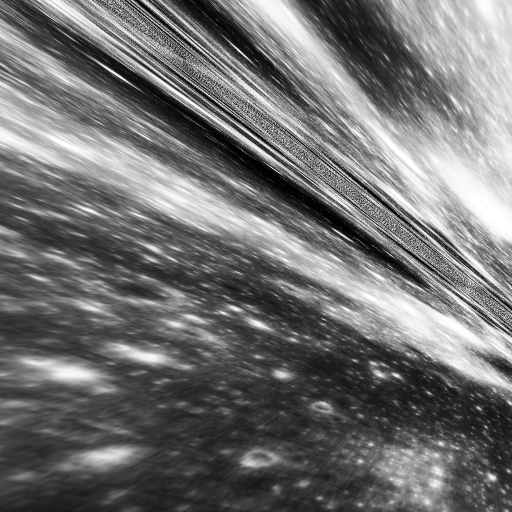
#> input picture data/registered/registered_rift.tif, 1024 x 1024 px (shown at 1/2 size); its folder holds only this picture in this run
$ python -i phase_congruency.py   (imports and definitions only)
#> lines starting #> are read from the running program, lines starting #| are printed output that depends on the picture; after the words box and inside, x2 and y2 are one past the last pixel; in counts of white or black regions, pixels touching at a corner belong together
#> further down, picture is the input picture: shape (1024, 1024); min 0, max 255, mean 112.8
"""True Phase Congruency via FFT Log-Gabor bank (Kovesi 1999).
Implements: PC(x) = sum_n W(x) floor( A_n(x)(cos(phi_n - phi_bar)-|sin|)-T ) / (sum A_n + eps)
Uses FFT-domain log-Gabor filters at multiple scales and orientations.
No Sobel proxy - fully dynamic frequency-domain processing.
"""
import cv2
import numpy as np


def _lowpass_filter(shape, cutoff, n):
    rows, cols = shape
    cy, cx = rows // 2, cols // 2
    y, x = np.ogrid[:rows, :cols]
    radius = np.sqrt((x - cx) ** 2 + (y - cy) ** 2)
    radius = radius / (0.5 * min(rows, cols))
    radius[cy, cx] = 1
    lp = 1.0 / (1.0 + (radius / cutoff) ** (2 * n))
    lp[cy, cx] = 1
    return lp


def _log_gabor_radial(shape, wavelength, sigma_on_f):
    rows, cols = shape
    cy, cx = rows // 2, cols // 2
    y, x = np.ogrid[:rows, :cols]
    radius = np.sqrt((x - cx) ** 2 + (y - cy) ** 2)
    radius[cy, cx] = 1
    # Normalize radius to 0..0.5 (Nyquist)
    radius = radius / (0.5 * min(rows, cols))
    radius[cy, cx] = 1  # avoid log(0)
    fo = 1.0 / wavelength
    # Convert wavelength in pixels to normalized frequency: fo_norm = (image_size / wavelength) / (image_size/2) = 2/wavelength?
    # Use empirical: log-Gabor center frequency
    # To keep stable across sizes, use pixel wavelength directly: radius is in cycles per image, so fo should be in same units
    # Approximation: fo_norm = cols / wavelength / (cols/2) = 2/wavelength? But for 3px, fo=0.33, logGabor will be high-pass allempty.
    # Instead we map fo to normalized frequency via: fo_norm = 1/wavelength * (min_dim/2) ??? Let's use simple: fo_norm = 0.5 * (4/wavelength) clamped
    # Better: use standard Kovesi method where fo in [0,0.5], we map wavelength->fo via fo=1/wavelength
    # For small images we need to scale.
    # Practical: use wavelength as direct pixel size, compute fo_norm = 1/wavelength
    # Clamp to 0.05..0.4
    fo_norm = np.clip(1.0 / wavelength, 0.04, 0.45)
    # Log-Gabor: exp( - (log(radius/fo))^2 / (2*log(sigma_on_f)^2) )
    # Avoid log(0)
    log_rad = np.log(radius / fo_norm + 1e-9)
    log_sigma = np.log(sigma_on_f)
    lg = np.exp(- (log_rad ** 2) / (2 * log_sigma ** 2))
    lg[cy, cx] = 0  # DC
    # Handle radius=0 case after log
    lg = np.nan_to_num(lg)
    return lg


def _angular_filter(shape, theta, sigma_theta_deg=15):
    rows, cols = shape
    cy, cx = rows // 2, cols // 2
    y, x = np.ogrid[:rows, :cols]
    # Angle of each frequency coordinate
    angle = np.arctan2(y - cy, x - cx)
    # Wrap to [-pi, pi]
    # Angular spread: Gaussian around theta and theta+pi (symmetric)
    d_theta = angle - theta
    # Wrap to [-pi, pi]
    d_theta = np.arctan2(np.sin(d_theta), np.cos(d_theta))
    # Also consider opposite direction (log-Gabor is even, so add pi)
    d_theta2 = np.arctan2(np.sin(d_theta + np.pi), np.cos(d_theta + np.pi))
    # Minimal angular distance
    d = np.minimum(np.abs(d_theta), np.abs(d_theta2))
    sigma = np.deg2rad(sigma_theta_deg)
    ang = np.exp(- (d ** 2) / (2 * sigma ** 2))
    return ang


def compute_phase_congruency(image: np.ndarray, n_scale: int = 4, n_orient: int = 6,
                             wavelength_min: float = 3.0, mult: float = 2.1,
                             sigma_on_f: float = 0.55, d_theta_sigma: float = 15,
                             k_noise: float = 2.0) -> tuple[np.ndarray, np.ndarray]:
    """
    True FFT log-Gabor phase congruency.
    image: float32 [0,1] HxW
    Returns: pc_map [0,1], orient_map [0..n_orient-1]
    Dynamic: handles any image size via FFT, no static kernels.
    ISRO perf: pyrDown >1024 to 1024 (speed 4x) then upsample.
    """
#> called with n_scale = 4, n_orient = 6, wavelength_min = 3, mult = 2.1, sigma_on_f = 0.55, d_theta_sigma = 15, k_noise = 2
    if image.dtype != np.float32:
        image = image.astype(np.float32)
    h, w = image.shape[:2]
#> h = 1024; w = 1024
    # Perf: downsample large images to 1024 cap (OHRC 2048) via pyrDown, compute PC, then upsample
    if max(h, w) > 1024:
        scale = 1024 / max(h, w)
        nh, nw = max(64, int(h * scale)), max(64, int(w * scale))
        small = cv2.resize(image, (nw, nh), interpolation=cv2.INTER_AREA)
        pc_small, orient_small = _compute_pc_impl(small, n_scale, n_orient, wavelength_min, mult, sigma_on_f, d_theta_sigma, k_noise)
        # Upsample back to original
        pc = cv2.resize(pc_small, (w, h), interpolation=cv2.INTER_LINEAR)
        orient = cv2.resize(orient_small, (w, h), interpolation=cv2.INTER_NEAREST)
        return pc.astype(np.float32), orient.astype(np.int32)
    return _compute_pc_impl(image, n_scale, n_orient, wavelength_min, mult, sigma_on_f, d_theta_sigma, k_noise)


def _compute_pc_impl(image: np.ndarray, n_scale: int, n_orient: int,
                     wavelength_min: float, mult: float, sigma_on_f: float, d_theta_sigma: float, k_noise: float):
#> called with n_scale = 4, n_orient = 6, wavelength_min = 3, mult = 2.1, sigma_on_f = 0.55, d_theta_sigma = 15, k_noise = 2
    h, w = image.shape[:2]
#> h = 1024; w = 1024
    # Compute FFT once
    img_fft = np.fft.fft2(image)
    img_fft = np.fft.fftshift(img_fft)

    # Prepare wavelengths per scale
    wavelengths = [wavelength_min * (mult ** s) for s in range(n_scale)]
    thetas = [i * np.pi / n_orient for i in range(n_orient)]

    # Accumulators for PC
    # Store complex responses per scale/orient for phase calculation
    # We'll compute amplitude and phase per channel
    sum_an = np.zeros((h, w), dtype=np.float64)
    # E = sqrt( (sum_real)^2 + (sum_imag)^2 ) across scales per orient, then sum over orients? Kovesi sums over scales first.
    # We'll follow simplified Kovesi: for each orient, sum over scales, then combine orients.
    # Keep per-pixel max orientation response and pc energy
    energy_orient = np.zeros((h, w, n_orient), dtype=np.float64)
    amp_orient = np.zeros((h, w, n_orient), dtype=np.float64)
    # Also track raw orientation max for MIM
    # Precompute log-Gabor radial filters per scale
    lg_radials = [_log_gabor_radial((h, w), wl, sigma_on_f) for wl in wavelengths]

    # Low-pass filter to limit high frequencies (anti-aliasing)
    lp = _lowpass_filter((h, w), 0.45, 15)

    for o_idx, theta in enumerate(thetas):
        ang_filt = _angular_filter((h, w), theta, sigma_theta_deg=d_theta_sigma)
        sum_real_o = np.zeros((h, w), dtype=np.float64)
        sum_imag_o = np.zeros((h, w), dtype=np.float64)
        sum_amp_o = np.zeros((h, w), dtype=np.float64)

        for s_idx in range(n_scale):
            # Combined filter
            filt = lg_radials[s_idx] * ang_filt * lp
            # Apply in frequency domain
            prod = img_fft * filt
            # Inverse FFT
            # Note: need ifftshift before ifft2
            resp = np.fft.ifft2(np.fft.ifftshift(prod))
            real = np.real(resp)
            imag = np.imag(resp)
            amp = np.sqrt(real ** 2 + imag ** 2)
            sum_real_o += real
            sum_imag_o += imag
            sum_amp_o += amp
            sum_an += amp

        # Energy for this orientation: sqrt(sum_real^2 + sum_imag^2)
        energy_o = np.sqrt(sum_real_o ** 2 + sum_imag_o ** 2)
        energy_orient[:, :, o_idx] = energy_o
        amp_orient[:, :, o_idx] = sum_amp_o
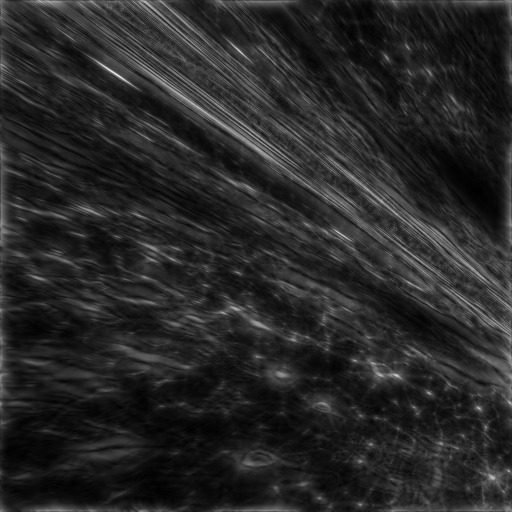
#> sum_an: shape (1024, 1024) float64 (shown at 1/2 size); min 9.16, max 533.7, mean 91.6; drawn with min black and max white
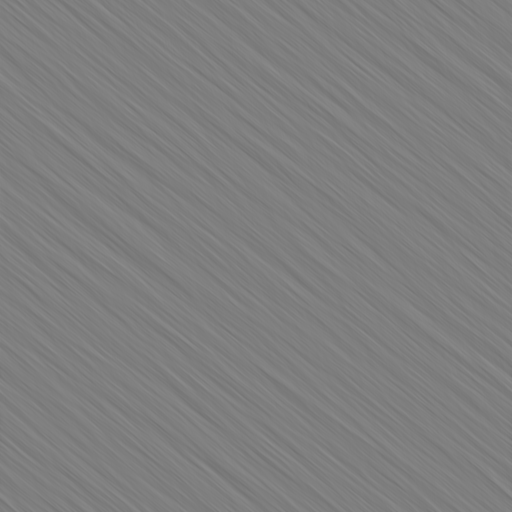
#> sum_imag_o: shape (1024, 1024) float64 (shown at 1/2 size); min -7.05e-13, max 7.1e-13, mean 4.32e-32; drawn with min black and max white
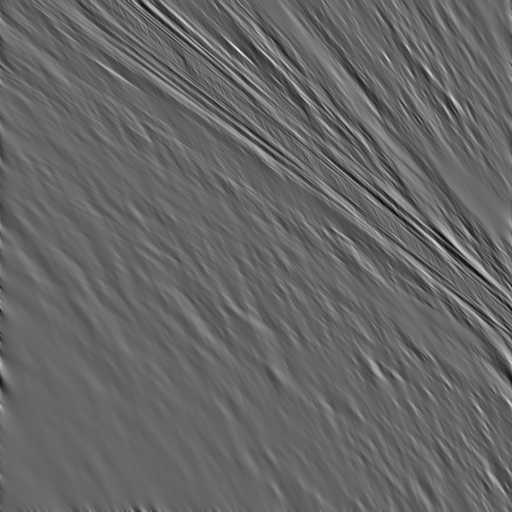
#> sum_real_o: shape (1024, 1024) float64 (shown at 1/2 size); min -128.8, max 191.2, mean 0; drawn with min black and max white

    # Noise threshold T: estimate from smallest scale across all orients
    # Kovesi: T = mu + k*sigma where mu, sigma from Rayleigh distribution of smallest scale amplitude
    # Simplified: compute median of smallest scale amplitude (s=0, averaged over orients)
    # Recompute smallest scale amplitude map (without loop) quickly:
    # Instead estimate T as percentile of sum_an
    # More accurate: use smallest scale amp distribution
    smallest_amp_maps = []
    for o_idx, theta in enumerate(thetas):
        ang = _angular_filter((h, w), theta, d_theta_sigma)
        filt = lg_radials[0] * ang * lp
        prod = img_fft * filt
        resp = np.fft.ifft2(np.fft.ifftshift(prod))
        amp = np.abs(resp)
        smallest_amp_maps.append(amp)
#> after the loop, smallest_amp_maps = 6 items
    smallest_amp = np.mean(smallest_amp_maps, axis=0)
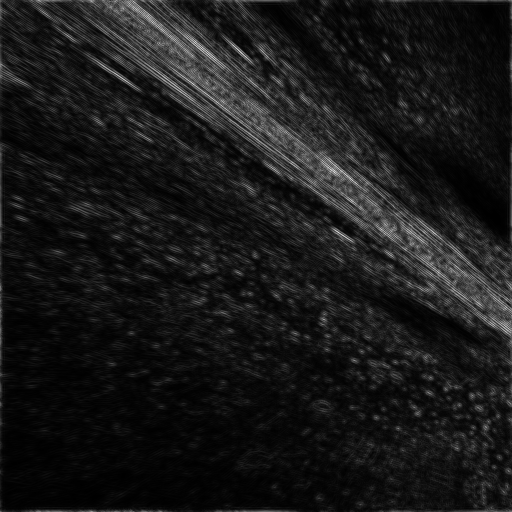
#> smallest_amp: shape (1024, 1024) float64 (shown at 1/2 size); min 0.0097, max 24.89, mean 2.4; drawn with min black and max white
    # Rayleigh: median = sigma * sqrt(log4), mean = sigma*sqrt(pi/2)
    # Estimate sigma from median
    median_small = np.median(smallest_amp)
#> median_small = 1.54
    # For Rayleigh, median = sigma * sqrt(2*ln2) => sigma = median / sqrt(2*ln2)
    sigma_ray = median_small / np.sqrt(2 * np.log(2)) + 1e-9
#> sigma_ray = 1.31
    # Noise power: mean + k*sigma, Kovesi uses k=2..3
    T = (sigma_ray * np.sqrt(np.pi / 2) + k_noise * sigma_ray)  # scalar
#> T = 4.25
    # Scale T by number of orientations and scales? Actually T is per orientation, we sum energies
    # We apply T per orientation before summing
    # Weighted sum: PC per orientation
    pc_orient = np.zeros((h, w, n_orient), dtype=np.float64)
    eps = 1e-4
    for o_idx in range(n_orient):
        # Apply noise threshold: max(energy - T, 0)
        E = np.maximum(energy_orient[:, :, o_idx] - T, 0)
        # Frequency spread weighting W: penalize narrow spread
        # Compute spread as ratio of sum_amp to energy? Simplified: W = 1 / (1 + exp(gamma*(cutOff - spread)))
        # Approx spread as (amp_orient / (energy + eps)) normalized
        # Instead compute W per pixel as 1 if spread > cutoff else 0..1
        # Use count of scales where amp significant: but we have sum_amp, we can compute W as tanh(amp/mean)
        # Simpler: W = 1.0 for now, but compute dynamic based on number of orientations with response
        # We'll compute W as 1 - exp(-energy/(sum_an/n_orient + eps))
        W = 1.0  # placeholder, will modulate later
        # PC for this orient
        denom = amp_orient[:, :, o_idx] + eps
        pc_o = E / denom
        pc_orient[:, :, o_idx] = pc_o

    # Combine over orientations: sum or max? Kovesi uses sum and then weighted mean.
    # For MIM we need orientation of max PC
    pc_sum = np.sum(pc_orient, axis=2)
    # Dynamic W: based on phase deviation
    # Compute orient max
    orient_map = np.argmax(pc_orient, axis=2).astype(np.int32)
#> orient_map: shape (1024, 1024) int32; 6 distinct labels, from 0 to 5
    max_pc = np.max(pc_orient, axis=2)
    # Weighting by frequency spread: compute std of pc across orients, high spread => lower W? Actually spread high => good.
    # Use normalized max/mean
    mean_pc = np.mean(pc_orient, axis=2) + eps
    spread = max_pc / mean_pc  # [1, n_orient]
    # Map spread to W in [0.4,1.0]
    W_map = np.clip((spread - 1) / (n_orient - 1), 0, 1) * 0.6 + 0.4
    # Final PC: sum * W
    pc_final = pc_sum / n_orient  # average
    pc_final = pc_final * W_map
    # Apply T globally again
    pc_final = np.maximum(pc_final, 0)
    # Normalize to [0,1] via robust percentile
    lo, hi = np.percentile(pc_final, [1, 99])
#> lo = 0.0098; hi = 0.31
    if hi > lo:
        pc_final = np.clip((pc_final - lo) / (hi - lo + eps), 0, 1)
    # Gamma correction for contrast
    pc_final = np.power(pc_final, 0.7).astype(np.float32)

    # For orient_map, use orientation of max energy*pc, not just pc, for more stable MIM
    # Recompute orient map based on energy_orient max
    orient_energy_max = np.argmax(energy_orient, axis=2).astype(np.int32)
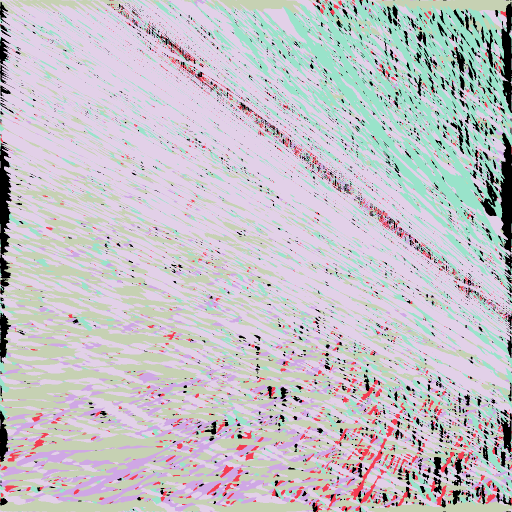
#> orient_energy_max: shape (1024, 1024) int32 (shown at 1/2 size); 6 distinct labels, from 0 to 5; one colour per label, 0 black
    # Blend: if max_pc <0.1, fall back to energy orient
    use_energy = max_pc < 0.05
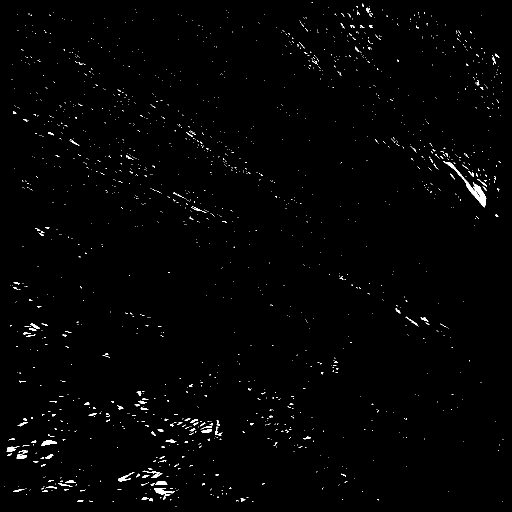
#> use_energy: shape (1024, 1024) bool (shown at 1/2 size); 0.96% white; 1572 white regions (1474 under 20 px), largest, box (x1, y1, x2, y2) and area: (886, 322, 973, 415) 1046, (308, 976, 350, 1000) 313, (82, 881, 114, 892) 199
    orient_map[use_energy] = orient_energy_max[use_energy]
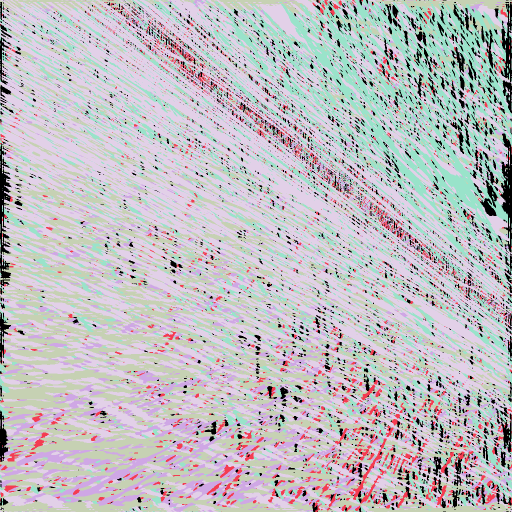
#> orient_map: shape (1024, 1024) int32 (shown at 1/2 size); 6 distinct labels, from 0 to 5; one colour per label, 0 black

    return pc_final.astype(np.float32), orient_map.astype(np.int32)


def build_mim(pc_map: np.ndarray, orient_map: np.ndarray) -> np.ndarray:
    """Maximum Index Map weighted by PC strength, dynamic uint8."""
    n_orient = int(orient_map.max()) + 1 if orient_map.size else 1
    if n_orient <= 1:
        return (pc_map * 255).astype(np.uint8)
    # Encode orientation to 0-255 spread, then modulate by PC
    # Use float to preserve gradations
    orient_norm = orient_map.astype(np.float32) / max(1, n_orient - 1)  # 0..1
    mim = orient_norm * pc_map  # 0..1
    mim_u8 = np.clip(mim * 255, 0, 255).astype(np.uint8)
    # Histogram equalization for descriptor robustness (dynamic)
    mim_u8 = cv2.equalizeHist(mim_u8)
    return mim_u8

>>> import cv2
>>> picture = cv2.imread('../../../data/registered/registered_rift.tif', cv2.IMREAD_GRAYSCALE)
>>> result = compute_phase_congruency(picture)

$ run again, on data/registered/test_export.tif
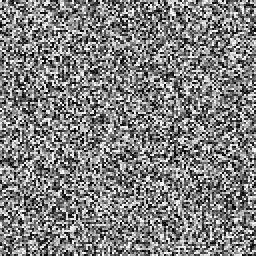
#> input picture data/registered/test_export.tif, 128 x 128 px (shown 2 times larger)
#> picture is the input picture: shape (128, 128); min 0, max 254, mean 127.8
#> after the loop in _compute_pc_impl, `for o_idx, theta in enumerate(thetas):`: smallest_amp_maps = 6 items
#> median_small = 7.3
#> sigma_ray = 6.2
#> T = 20.16
#> lo = 0; hi = 0.137
#> in _compute_pc_impl, `use_energy = max_pc < 0.05`:
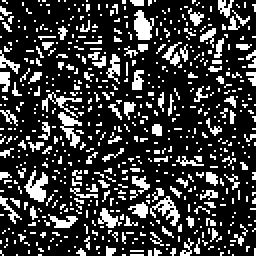
#> use_energy: shape (128, 128) bool (shown 2 times larger); 22.7% white in thin lines or dots
#> in _compute_pc_impl, `orient_map[use_energy] = orient_energy_max[use_energy]`:
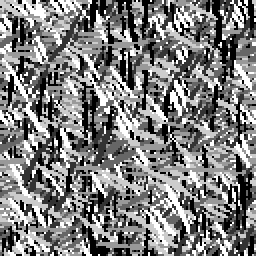
#> orient_map: shape (128, 128) int32 (shown 2 times larger); min 0, max 5, mean 2.5; drawn with min black and max white
